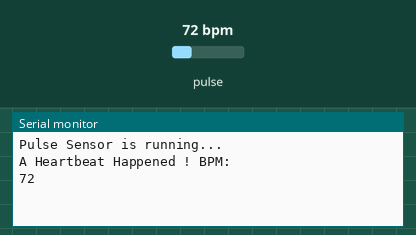
Recording of a sketch running on a simulated ESP8266 (NodeMCU). Parts: the last lines printed to the serial monitor. The inputs (shaded band) are chosen by the test bench; at power-on: pulse 72 bpm.

Above: at 1.2 s.
1.3 s: pulse set to 42 bpm
At 2.7 s:
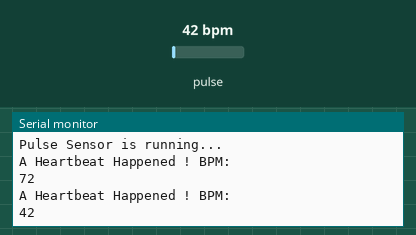
2.8 s: pulse set to 70 bpm
At 3.5 s:
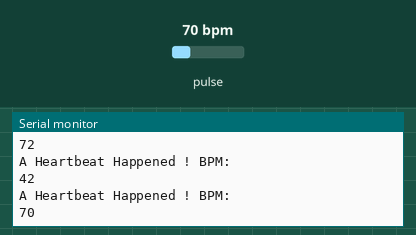
Timing chart, 0 to 5.8 s (numbered marks = the images above; inputs shaded):
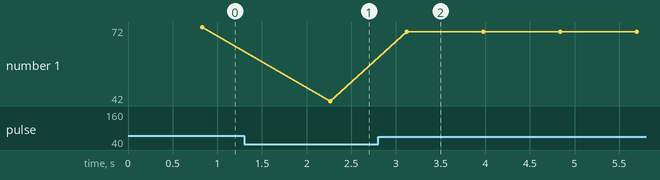

The sketch:

pulse_thingsSpeak.ino
```cpp
#include <PulseSensorPlayground.h>
#include <ESP8266TimerInterrupt.h>

//const int LED_pin = 4;
int Threshold = 450;

PulseSensorPlayground pulseSensor;

void setup() {

  Serial.begin(115200);
  pulseSensor.analogInput(A0);
//  pulseSensor.blinkOnPulse(LED_pin);
  pulseSensor.setThreshold(Threshold);

  if(pulseSensor.begin()) {
    Serial.println("Pulse Sensor is running...");
  }

}

void loop() {
  int myBPM = pulseSensor.getBeatsPerMinute();

    if(pulseSensor.sawStartOfBeat()) {
        Serial.println("A Heartbeat Happened ! BPM: ");
        Serial.println(myBPM);
        delay(10);
    }
}
```

Measured:
- after the input at 1.3 s, the serial monitor: prints a new line after 0.96 s (image 1)
- after the input at 2.8 s, the serial monitor: prints a new line after 0.32 s (image 2)
- plotted number 1: 72 → 42 after the input at 1.3 s, 42 → 70 after the input at 2.8 s
